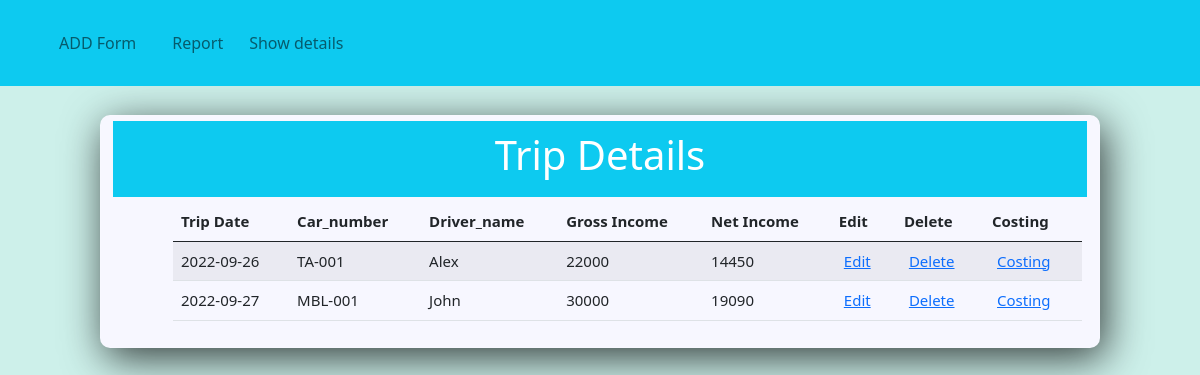
The app's page /report.php with its own data.
### tables this page shows
CREATE TABLE `trip` (
  `id` int(11) NOT NULL,
  `today_date` date NOT NULL DEFAULT current_timestamp(),
  `trip_date` date NOT NULL,
  `car_number` varchar(255) NOT NULL,
  `driver_name` varchar(255) NOT NULL,
  `gross_income` int(11) NOT NULL,
  `net_income` int(11) NOT NULL,
  `road_cost` int(11) NOT NULL,
  `maintenance_cost` int(11) NOT NULL,
  `driver_commission` int(11) NOT NULL
);

### report.php (the view, shortened to what this page needs)
<?php
include 'connection.php';
?>
<!DOCTYPE html>
<html>
  <head>
    <link
      href="https://cdn.jsdelivr.net/npm/bootstrap@5.0.2/dist/css/bootstrap.min.css"
      rel="stylesheet"
    />
    <link rel="stylesheet" href="style.css" />
  </head>
  <body>
    <nav class="navbar fixed-top navbar-expand-lg navbar-light bg-info">
          <a class="navbar-brand" href="#"
            ><img src="./logo.png" class="logo" alt=""
          /></a>
          <div class="collapse navbar-collapse" id="navbarNav">
            <ul class="navbar-nav ">
              <li class="nav-item active">
                <a class="nav-link" href="index.php"
                  >ADD Form <span class="sr-only"></span></a
                >
              </li>
              <li class="nav-item">
                <a class="nav-link" href="report.php">Report</a>
              </li>
              <li class="nav-item">
                <a class="nav-link" href="showdetails.php">Show details</a>
              </li>
            </ul>
          </div>
        </nav>
   <div class="main">
    <div class="container">
        <div class="title text-center bg-info">
            <h1>Trip Details</h1>
        </div>
      <div class="first">
      <table class="table table-striped">
  <thead>
    <tr>
                  <th>Trip Date</th>
                  <th>Car_number</th>
                  <th>Driver_name</th>
                  <th>Gross Income</th>
                  <th>Net Income</th>
                  <th>Edit</th>
                  <th>Delete</th>
                  <th>Costing</th>
    </tr>
  </thead>
  <tbody>
    <?php
         $sql=mysqli_query($conn, "select * from trip");
         while($row=mysqli_fetch_array($sql)){
            ?>
            <tr>
            <td> <?php echo $row["trip_date"];?></td>
            <td> <?php echo $row["car_number"];?></td>
            <td> <?php echo $row["driver_name"];?></td>
            <td> <?php echo $row["gross_income"];?></td>
            <td> <?php echo $row["net_income"];?></td>
            <td class="center"> <a href="edit_trip.php?id=<?php echo $row["id"];?>">Edit</td>
            <td class="center"> <a href="delete_trip.php?id=<?php echo $row["id"];?>">Delete</td>
            <td class="center costing"> <a href="modal.php?id=<?php echo $row["id"];?>">Costing</td>
        </tr>
            <?php
         }
?>
  </tbody>
</table>
    </div>
   </div>
   </div>
  </body>
</html>

### style.css (style rules this page uses)
* { margin: 0; padding: 5px; }
body { display: flex; background: #CDF0EA; background-size:100%; background-position: -400px 0px; }
div.main { display: flex !important; justify-content: center !important; width: 1500px; margin-top: 100px; margin-right: auto; margin-bottom: 100px; margin-left: auto; border-radius: 12px; }
.container { background-color:#f7f7ff; width: 1000px; font-size:15px; border-radius: 10px; border: 1px solid rgba(255, 255,255, 0.1); box-shadow: 2px 2px 15px rgba(0,0,0, 0.3); color: #fff; float: left; box-shadow: 5px 10px 41px 0px rgba(0,0,0,0.75); -webkit-box-shadow: 5px 10px 41px 0px rgba(0,0,0,0.75); -moz-box-shadow: 5px 10px 41px 0px rgba(0,0,0,0.75); }
.first { display: flex; padding-left: 60px; flex-direction: column; text-align: left; }

### records on screen
trip: trip_date "2022-09-26", car_number "TA-001", driver_name "Alex", gross_income "22000", net_income "14450"
trip: trip_date "2022-09-27", car_number "MBL-001", driver_name "John", gross_income "30000", net_income "19090"
